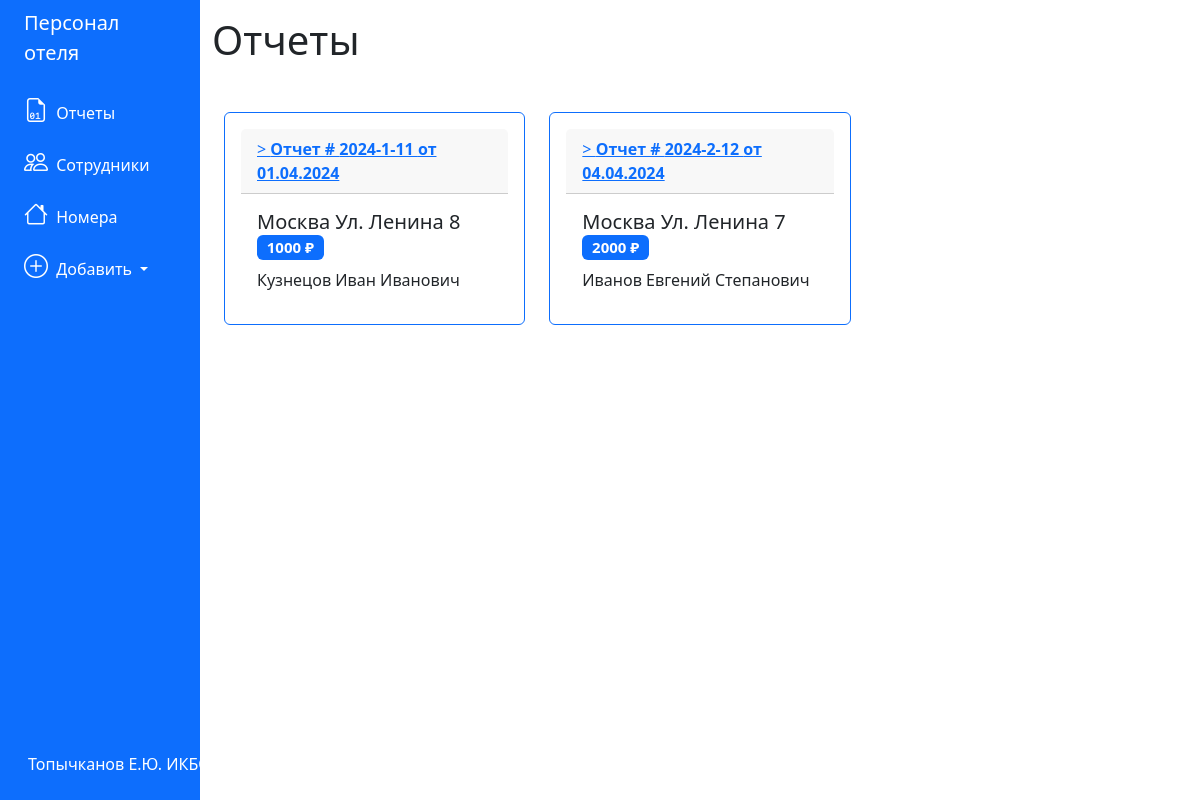
The app's page /contracts with its own data.
### tables this page shows
CREATE TABLE 'contracts' (
	'id_contract' INTEGER PRIMARY KEY AUTOINCREMENT,
	'number' TEXT,
	'date' TEXT,
	'deal_status' BLOB,
	'price' INTEGER,
	'event_id' INTEGER,
	'client_id' INTEGER,
	'employee_id' INTEGER
);

CREATE TABLE 'events' (
	'id_event' INTEGER PRIMARY KEY AUTOINCREMENT,
	'address' TEXT,
	'people' INTEGER,
    'date' TEXT,
	'description' TEXT,
	'client_id' INTEGER
);

CREATE TABLE 'clients' (
	'id_client' INTEGER PRIMARY KEY AUTOINCREMENT,
	'name' TEXT,
	'email' TEXT,
	'phone_number' TEXT,
	'passport' TEXT
);

### app.py (the view)
@app.route('/contracts')
def contracts():
    conn = get_db_connection()
    pos = conn.execute("""SELECT * FROM contracts, events, clients
        WHERE contracts.event_id = events.id_event and contracts.client_id = clients.id_client
    """).fetchall()
    conn.close()
    return render_template('contracts.html', contracts=pos)

### app.py (called while the page is built)
def get_db_connection():
    conn = sqlite3.connect('database.db')
    conn.row_factory = sqlite3.Row
    return conn

### templates/contracts.html
{% extends 'base.html' %}
{% block content %}
<h1>{% block title %} Отчеты {% endblock %}</h1>
<div class="container mt-5 mb-3">
    <div class="row">
        {% for contract in contracts %}
        <div class="col-md-4">
            <div class="card p-3 mb-2 border-primary">
                <div class="card-header">
                    <a href="{{ url_for('contract', contract_id=contract['id_contract']) }}">>
                        <b>Отчет # {{ contract['number'] }} от {{ contract['date'] }}</b>
                    </a>
                </div>
                <div class="card-body">
                    <h5 class="card-title">{{ contract['address'] }} <span class="badge bg-primary">{{
                            contract['price'] }} ₽</span></h5>
                    <p class="card-text">{{ contract['name'] }}</p>
                </div>
            </div>
        </div>
        {% endfor %}
    </div>
</div>
{% endblock %}

### templates/base.html (shortened to what this page needs)
<!doctype html>
<html lang="en">
<head>
    <link rel="stylesheet" href="https://cdn.jsdelivr.net/npm/bootstrap@5.3.3/dist/css/bootstrap.min.css"
>
    <link rel="stylesheet" href="https://cdn.jsdelivr.net/npm/bootstrap-icons@1.11.3/font/bootstrap-icons.min.css">
</head>
<body>
    <div class="container-fluid">
        <div class="row flex-nowrap">
            <div class="col-auto col-md-3 col-xl-2 px-sm-2 px-0 bg-primary">
                <div class="d-flex flex-column align-items-center align-items-sm-start px-3 pt-2  min-vh-100">
                    <a href="/"
                        class="d-flex align-items-center pb-3 mb-md-0 me-md-auto text-white text-decoration-none">
                        <span class="fs-5 d-none d-sm-inline">Персонал отеля</span>
                    </a>
                    <ul class="nav nav-pills flex-column mb-sm-auto mb-0 align-items-center align-items-sm-start"
                        id="menu">
                        <li>
                            <a href="/contracts" class="nav-link px-0 align-middle text-white">
                            <i class="fs-4 bi-file-earmark-binary"></i> <span class="ms-1 d-none d-sm-inline">Отчеты</span></a>
                        </li>
                        <li>
                            <a href="/clients" class="nav-link px-0 align-middle text-white">
                            <i class="fs-4 bi-people"></i> <span class="ms-1 d-none d-sm-inline">Сотрудники</span></a>
                        </li>
                        <li>
                            <a href="/events" class="nav-link px-0 align-middle text-white">
                            <i class="fs-4 bi-house"></i> <span class="ms-1 d-none d-sm-inline">Номера</span></a>
                        </li>
                        <li class="dropdown pb-4">
                            <a href="#" class="nav-link px-0 align-middle text-white dropdown-toggle"
                                id="dropdownCreate" data-bs-toggle="dropdown" aria-expanded="false">
                                <i class="fs-4 bi-plus-circle"></i> <span class="ms-1 d-none d-sm-inline">Добавить </span>
                            </a>
                        </li>
                    </ul>
                    <div class="dropdown pb-4">
                        <a href="#" class="d-flex align-items-center text-white text-decoration-none dropdown-toggle"
                            id="dropdownUser" data-bs-toggle="dropdown" aria-expanded="false">
                            <span class="d-none d-sm-inline mx-1">Топычканов Е.Ю. ИКБО-71-23</span>
                        </a>
                    </div>
                </div>
            </div>
            <div class="col py-3">
                {% block content %} {% endblock %}
            </div>
        </div>
    </div>
</body

### records on screen
contracts: number "2024-1-11", date "01.04.2024", address "Москва Ул. Ленина 8", price "1000", name "Кузнецов Иван Иванович"
contracts: number "2024-2-12", date "04.04.2024", address "Москва Ул. Ленина 7", price "2000", name "Иванов Евгений Степанович"
